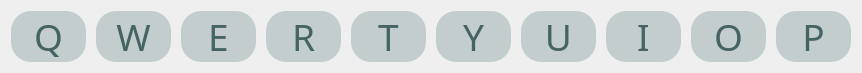
       <widget class="QWidget" name="horizontalLayoutWidget_12">
        <property name="geometry">
         <rect>
          <x>330</x>
          <y>710</y>
          <width>842</width>
          <height>61</height>
         </rect>
        </property>
        <layout class="QHBoxLayout" name="numb3_qwer">
         <property name="spacing">
          <number>10</number>
         </property>
         <item>
          <widget class="QPushButton" name="numb3_q">
           <property name="sizePolicy">
            <sizepolicy hsizetype="Expanding" vsizetype="Expanding">
             <horstretch>0</horstretch>
             <verstretch>0</verstretch>
            </sizepolicy>
           </property>
           <property name="minimumSize">
            <size>
             <width>75</width>
             <height>0</height>
            </size>
           </property>
           <property name="maximumSize">
            <size>
             <width>75</width>
             <height>16777215</height>
            </size>
           </property>
           <property name="font">
            <font>
             <family>HS봄바람체 3.0 Regular</family>
             <pointsize>28</pointsize>
            </font>
           </property>
           <property name="styleSheet">
            <string notr="true">background-color: rgb(195, 205, 205);
border:none;
border-radius:20px;
color:rgb(70, 100, 100);</string>
           </property>
           <property name="text">
            <string>Q</string>
           </property>
          </widget>
         </item>
         <item>
          <widget class="QPushButton" name="numb3_w">
           <property name="sizePolicy">
            <sizepolicy hsizetype="Expanding" vsizetype="Expanding">
             <horstretch>0</horstretch>
             <verstretch>0</verstretch>
            </sizepolicy>
           </property>
           <property name="minimumSize">
            <size>
             <width>75</width>
             <height>0</height>
            </size>
           </property>
           <property name="maximumSize">
            <size>
             <width>75</width>
             <height>16777215</height>
            </size>
           </property>
           <property name="font">
            <font>
             <family>HS봄바람체 3.0 Regular</family>
             <pointsize>28</pointsize>
            </font>
           </property>
           <property name="styleSheet">
            <string notr="true">background-color: rgb(195, 205, 205);
border:none;
border-radius:20px;
color:rgb(70, 100, 100);</string>
           </property>
           <property name="text">
            <string>W</string>
           </property>
          </widget>
         </item>
         <item>
          <widget class="QPushButton" name="numb3_e">
           <property name="sizePolicy">
            <sizepolicy hsizetype="Expanding" vsizetype="Expanding">
             <horstretch>0</horstretch>
             <verstretch>0</verstretch>
            </sizepolicy>
           </property>
           <property name="minimumSize">
            <size>
             <width>75</width>
             <height>0</height>
            </size>
           </property>
           <property name="maximumSize">
            <size>
             <width>75</width>
             <height>16777215</height>
            </size>
           </property>
           <property name="font">
            <font>
             <family>HS봄바람체 3.0 Regular</family>
             <pointsize>28</pointsize>
            </font>
           </property>
           <property name="styleSheet">
            <string notr="true">background-color: rgb(195, 205, 205);
border:none;
border-radius:20px;
color:rgb(70, 100, 100);</string>
           </property>
           <property name="text">
            <string>E</string>
           </property>
          </widget>
         </item>
         <item>
          <widget class="QPushButton" name="numb3_r">
           <property name="sizePolicy">
            <sizepolicy hsizetype="Expanding" vsizetype="Expanding">
             <horstretch>0</horstretch>
             <verstretch>0</verstretch>
            </sizepolicy>
           </property>
           <property name="minimumSize">
            <size>
             <width>75</width>
             <height>0</height>
            </size>
           </property>
           <property name="maximumSize">
            <size>
             <width>75</width>
             <height>16777215</height>
            </size>
           </property>
           <property name="font">
            <font>
             <family>HS봄바람체 3.0 Regular</family>
             <pointsize>28</pointsize>
            </font>
           </property>
           <property name="styleSheet">
            <string notr="true">background-color: rgb(195, 205, 205);
border:none;
border-radius:20px;
color:rgb(70, 100, 100);</string>
           </property>
           <property name="text">
            <string>R</string>
           </property>
          </widget>
         </item>
         <item>
          <widget class="QPushButton" name="numb3_t">
           <property name="sizePolicy">
            <sizepolicy hsizetype="Expanding" vsizetype="Expanding">
             <horstretch>0</horstretch>
             <verstretch>0</verstretch>
            </sizepolicy>
           </property>
           <property name="minimumSize">
            <size>
             <width>75</width>
             <height>0</height>
            </size>
           </property>
           <property name="maximumSize">
            <size>
             <width>75</width>
             <height>16777215</height>
            </size>
           </property>
           <property name="font">
            <font>
             <family>HS봄바람체 3.0 Regular</family>
             <pointsize>28</pointsize>
            </font>
           </property>
           <property name="styleSheet">
            <string notr="true">background-color: rgb(195, 205, 205);
border:none;
border-radius:20px;
color:rgb(70, 100, 100);</string>
           </property>
           <property name="text">
            <string>T</string>
           </property>
          </widget>
         </item>
         <item>
          <widget class="QPushButton" name="numb3_y">
           <property name="sizePolicy">
            <sizepolicy hsizetype="Expanding" vsizetype="Expanding">
             <horstretch>0</horstretch>
             <verstretch>0</verstretch>
            </sizepolicy>
           </property>
           <property name="minimumSize">
            <size>
             <width>75</width>
             <height>0</height>
            </size>
           </property>
           <property name="maximumSize">
            <size>
             <width>75</width>
             <height>16777215</height>
            </size>
           </property>
           <property name="font">
            <font>
             <family>HS봄바람체 3.0 Regular</family>
             <pointsize>28</pointsize>
            </font>
           </property>
           <property name="styleSheet">
            <string notr="true">background-color: rgb(195, 205, 205);
border:none;
border-radius:20px;
color:rgb(70, 100, 100);</string>
           </property>
           <property name="text">
            <string>Y</string>
           </property>
          </widget>
         </item>
         <item>
          <widget class="QPushButton" name="numb3_u">
           <property name="sizePolicy">
            <sizepolicy hsizetype="Expanding" vsizetype="Expanding">
             <horstretch>0</horstretch>
             <verstretch>0</verstretch>
            </sizepolicy>
           </property>
           <property name="minimumSize">
            <size>
             <width>75</width>
             <height>0</height>
            </size>
           </property>
           <property name="maximumSize">
            <size>
             <width>75</width>
             <height>16777215</height>
            </size>
           </property>
           <property name="font">
            <font>
             <family>HS봄바람체 3.0 Regular</family>
             <pointsize>28</pointsize>
            </font>
           </property>
           <property name="styleSheet">
            <string notr="true">background-color: rgb(195, 205, 205);
border:none;
border-radius:20px;
color:rgb(70, 100, 100);</string>
           </property>
           <property name="text">
            <string>U</string>
           </property>
          </widget>
         </item>
         <item>
          <widget class="QPushButton" name="numb3_i">
           <property name="sizePolicy">
            <sizepolicy hsizetype="Expanding" vsizetype="Expanding">
             <horstretch>0</horstretch>
             <verstretch>0</verstretch>
            </sizepolicy>
           </property>
           <property name="minimumSize">
            <size>
             <width>75</width>
             <height>0</height>
            </size>
           </property>
           <property name="maximumSize">
            <size>
             <width>75</width>
             <height>16777215</height>
            </size>
           </property>
           <property name="font">
            <font>
             <family>HS봄바람체 3.0 Regular</family>
             <pointsize>28</pointsize>
            </font>
           </property>
           <property name="styleSheet">
            <string notr="true">background-color: rgb(195, 205, 205);
border:none;
border-radius:20px;
color:rgb(70, 100, 100);</string>
           </property>
           <property name="text">
            <string>I</string>
           </property>
          </widget>
         </item>
         <item>
          <widget class="QPushButton" name="numb3_o">
           <property name="sizePolicy">
            <sizepolicy hsizetype="Expanding" vsizetype="Expanding">
             <horstretch>0</horstretch>
             <verstretch>0</verstretch>
            </sizepolicy>
           </property>
           <property name="minimumSize">
            <size>
             <width>75</width>
             <height>0</height>
            </size>
           </property>
           <property name="maximumSize">
            <size>
             <width>75</width>
             <height>16777215</height>
            </size>
           </property>
           <property name="font">
            <font>
             <family>HS봄바람체 3.0 Regular</family>
             <pointsize>28</pointsize>
            </font>
           </property>
           <property name="styleSheet">
            <string notr="true">background-color: rgb(195, 205, 205);
border:none;
border-radius:20px;
color:rgb(70, 100, 100);</string>
           </property>
           <property name="text">
            <string>O</string>
           </property>
          </widget>
         </item>
         <item>
          <widget class="QPushButton" name="numb3_p">
           <property name="sizePolicy">
            <sizepolicy hsizetype="Expanding" vsizetype="Expanding">
             <horstretch>0</horstretch>
             <verstretch>0</verstretch>
            </sizepolicy>
           </property>
           <property name="minimumSize">
            <size>
             <width>75</width>
             <height>0</height>
            </size>
           </property>
           <property name="maximumSize">
            <size>
             <width>75</width>
             <height>16777215</height>
            </size>
           </property>
           <property name="font">
            <font>
             <family>HS봄바람체 3.0 Regular</family>
             <pointsize>28</pointsize>
            </font>
           </property>
           <property name="styleSheet">
            <string notr="true">background-color: rgb(195, 205, 205);
border:none;
border-radius:20px;
color:rgb(70, 100, 100);</string>
           </property>
           <property name="text">
            <string>P</string>
           </property>
          </widget>
         </item>
        </layout>
       </widget>
